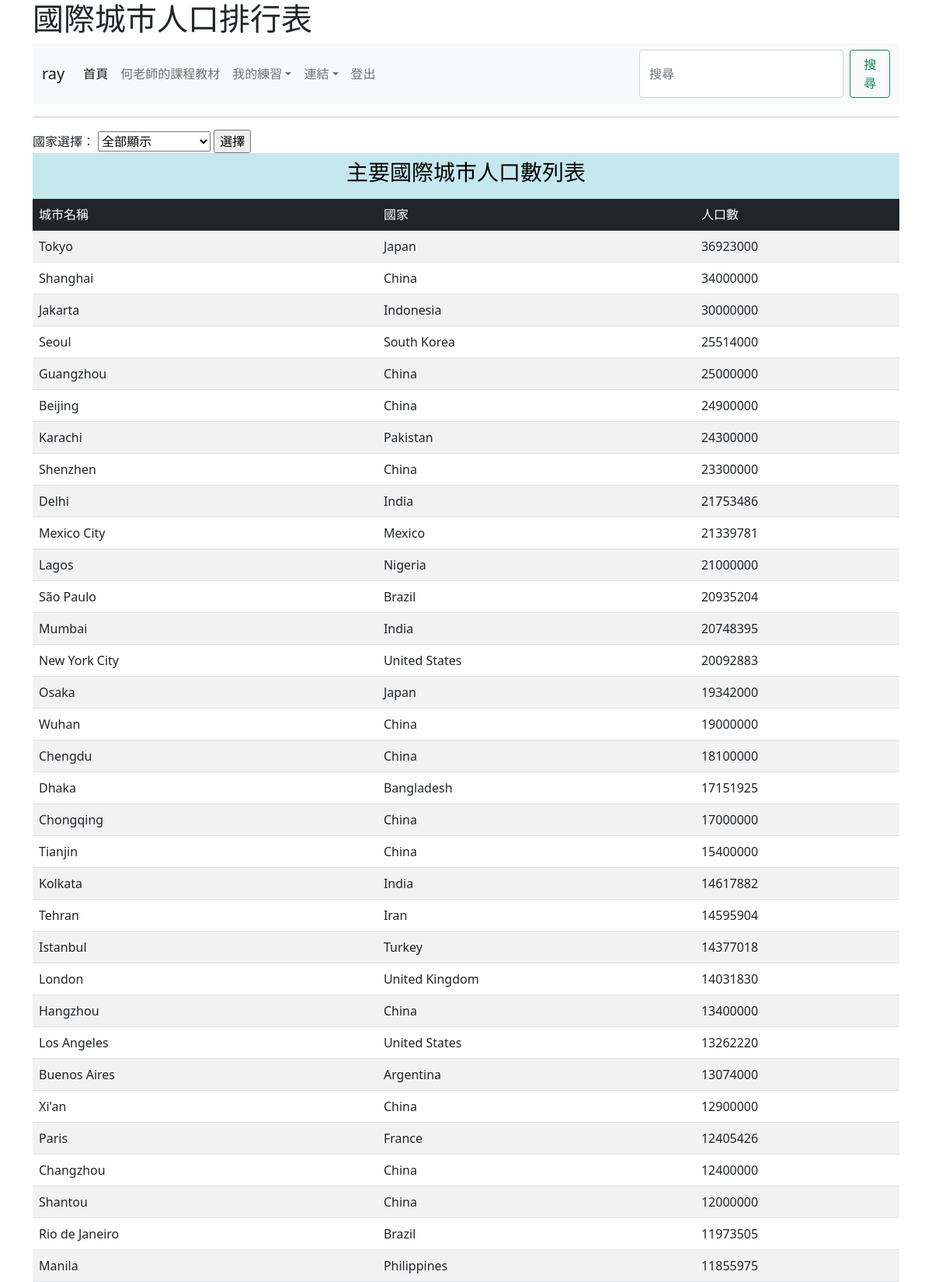
Page /rank/ (signed in, upper part) on the committed database.
### mysite/models.py (models this page shows, shortened)
class City(models.Model):
    name = models.CharField(max_length=50)
    population = models.IntegerField()
    country = models.ForeignKey(Country, on_delete=models.CASCADE)

class Country(models.Model):
    country_id = models.IntegerField()
    name = models.CharField(max_length=50)
    def __str__(self):
        return self.name

### mysite/views.py (the view)
# urls.py: path('rank/',views.rank),
@login_required(login_url="/admin/login/")
def rank(request):
    if request.method == 'POST':
        id = request.POST['id']
        if id.strip() == "999":
            return redirect("/rank/")
        try:
            country = Country.objects.get(id=id)
        except:
            return redirect("/rank/")
        cities = City.objects.filter(country=country).order_by('-population')
    else:
        cities = City.objects.all().order_by('-population')
    countries = Country.objects.all()
    return render(request, "rank.html", locals())

### templates/rank.html (shortened to what this page needs)
{% extends "base.html" %}
{% block main %}
<form action="/rank/" method='POST'>
    國家選擇：
    <select name="id">
        <option value="999">全部顯示</option>
    </select>
    <input type='submit' value="選擇">
</form>
<table class="table table-striped">
    <tr class="table-info">
        <td colspan="3" align=center><h3>主要國際城市人口數列表</h3></td>
    </tr>
    <tr class="table-dark">
        <td>城市名稱</td>  <td>國家</td>  <td>人口數</td>
    </tr>
    {% for city in cities %}
    <tr>
        <td>{{ city.name }}</td>  <td>{{ city.country }}</td>  <td>{{ city.population }}</td>
    </tr>
    {% endfor %}
</table>
{% endblock %}

### templates/base.html (shortened to what this page needs)
<!doctype html>
<html>
    <head>
        <link href="https://cdn.jsdelivr.net/npm/bootstrap@5.0.2/dist/css/bootstrap.min.css" rel="stylesheet">
    </head>
    <body>
        <div class="container">
            <h1>{% block headmessage %}{% endblock %}</h1>
            {% include "menu.html" %}
            <hr>
            {% block main %} {% endblock %}
        </div>
    </body>
</html>

### templates/menu.html (shortened to what this page needs)
<nav class="navbar navbar-expand-lg navbar-light bg-light">
  <div class="container-fluid">
    <a class="navbar-brand" href="#">
      {% if request.user.is_authenticated %}
        {{ request.user.first_name }}
      {% else %}
        未登入的訪客
      {% endif %}
    </a>
    <div class="collapse navbar-collapse" id="navbarSupportedContent">
      <ul class="navbar-nav me-auto mb-2 mb-lg-0">
        <li class="nav-item">
          <a class="nav-link active" aria-current="page" href="/">首頁</a>
        </li>
        <li class="nav-item">
          <a class="nav-link" href="https://104.es">何老師的課程教材</a>
        </li>
        <li class="nav-item dropdown">
          <a class="nav-link dropdown-toggle" href="#" id="navbarDropdown" role="button"
            data-bs-toggle="dropdown" aria-expanded="false">我的練習</a>
        </li>
        <li class="nav-item dropdown">
          <a class="nav-link dropdown-toggle" href="#" id="navbarDropdown" role="button"
            data-bs-toggle="dropdown" aria-expanded="false">連結</a>
        </li>
        {% if request.user.is_authenticated %}
        <li class="nav-item">
          <a class="nav-link" href="/logout/" tabindex="-1" >登出</a>
        </li>
        {% else %}
        <li class="nav-item">
          <a class="nav-link" href="/admin/login/?next=/" tabindex="-1" >登入</a>
        </li>
        {% endif %}
      </ul>
      <form class="d-flex">
        <input class="form-control me-2" type="搜尋" placeholder="搜尋" aria-label="搜尋">
        <button class="btn btn-outline-success" type="submit">搜尋</button>
      </form>
    </div>
  </div>
</nav>

### rows in the picture
City: name "Tokyo", country "Japan", population "36923000"
City: name "Shanghai", country "China", population "34000000"
City: name "Jakarta", country "Indonesia", population "30000000"
City: name "Seoul", country "South Korea", population "25514000"
City: name "Guangzhou", country "China", population "25000000"
City: name "Beijing", country "China", population "24900000"
City: name "Karachi", country "Pakistan", population "24300000"
City: name "Shenzhen", country "China", population "23300000"
City: name "Delhi", country "India", population "21753486"
City: name "Mexico City", country "Mexico", population "21339781"
City: name "Lagos", country "Nigeria", population "21000000"
City: name "São Paulo", country "Brazil", population "20935204"
City: name "Mumbai", country "India", population "20748395"
City: name "New York City", country "United States", population "20092883"
City: name "Osaka", country "Japan", population "19342000"
City: name "Wuhan", country "China", population "19000000"
City: name "Chengdu", country "China", population "18100000"
City: name "Dhaka", country "Bangladesh", population "17151925"
City: name "Chongqing", country "China", population "17000000"
City: name "Tianjin", country "China", population "15400000"
City: name "Kolkata", country "India", population "14617882"
City: name "Tehran", country "Iran", population "14595904"
City: name "Istanbul", country "Turkey", population "14377018"
City: name "London", country "United Kingdom", population "14031830"
City: name "Hangzhou", country "China", population "13400000"
City: name "Los Angeles", country "United States", population "13262220"
City: name "Buenos Aires", country "Argentina", population "13074000"
City: name "Xi'an", country "China", population "12900000"
City: name "Paris", country "France", population "12405426"
City: name "Changzhou", country "China", population "12400000"
City: name "Shantou", country "China", population "12000000"
City: name "Rio de Janeiro", country "Brazil", population "11973505"
City: name "Manila", country "Philippines", population "11855975"

### other values in the picture
{{ request.user.first_name }} "ray"
